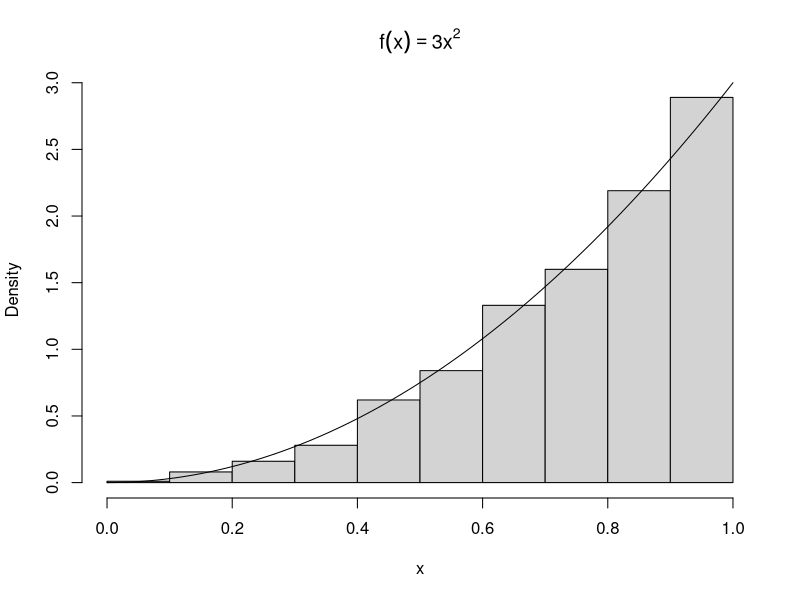
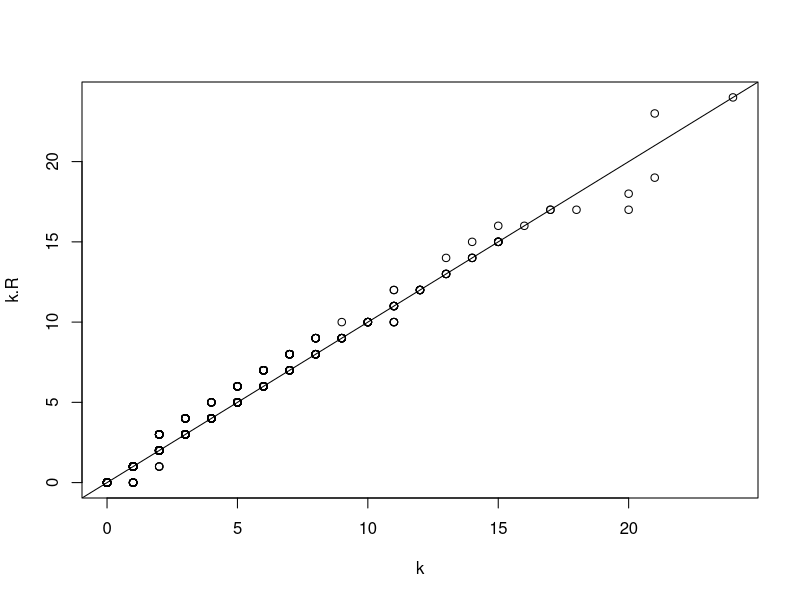
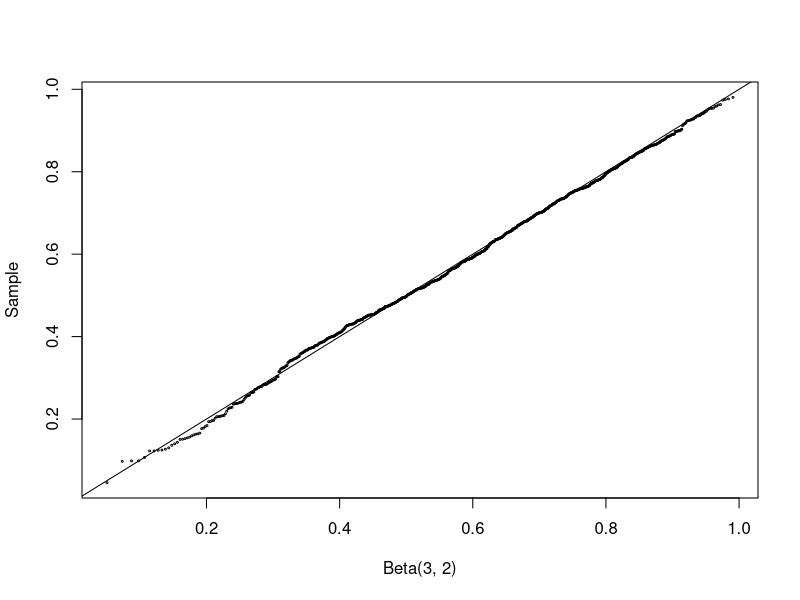
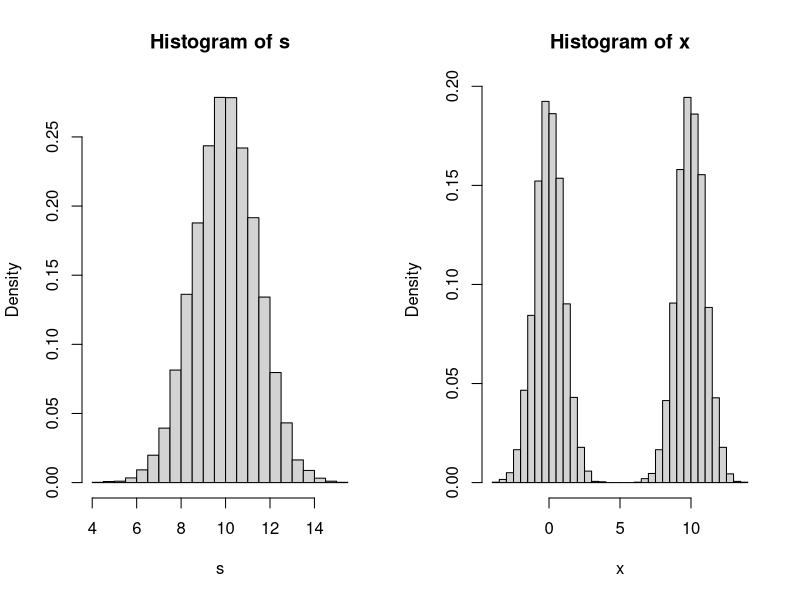
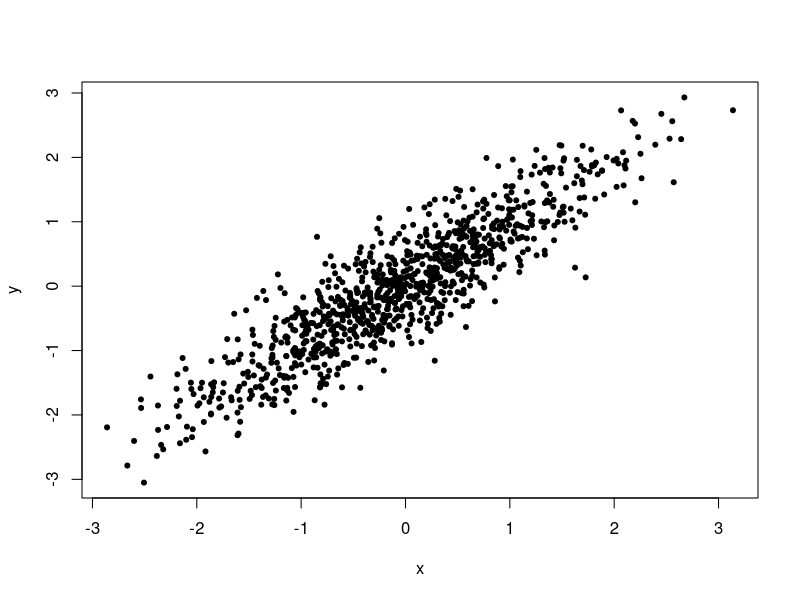

These charts were generated, in order, by the following R code:
#######################################################
###       Statistical Computing with R              ###        
###       Maria L. Rizzo                            ###
###                                                 ###
###       R code for Chapter 3                      ###
#######################################################

### Example 3.1

#toss some coins
sample(0:1, size = 10, replace = TRUE)

#choose some lottery numbers
sample(1:100, size = 6, replace = FALSE)

#permuation of letters a-z
sample(letters)

#sample from a multinomial distribution
x <- sample(1:3, size = 10000, replace = TRUE, prob = c(.2, .3, .5))
table(x)


### Example 3.2 (Inverse transform method, continuous case)

n <- 1000
u <- runif(n)
x <- u^(1/3)
hist(x, prob = TRUE, main = expression(f(x)==3*x^2)) #density histogram of sample
#hist(x, prob = TRUE, main = bquote(f(x)==3*x^2)) #density histogram of sample

y <- seq(0, 1, .01)
lines(y, 3*y^2)    #density curve f(x)


### Example 3.4 (Two point distribution)

n <- 100000
p <- 0.4
u <- runif(n)
x <- as.integer(u > 0.6)   #(u > 0.6) is a logical vector

mean(x) # p=0.4
var(x)  # p*(1-p)=0.24


y <- rbinom(n, 1, p)
mean(y)
var(y)

### Example 3.5 (Geometric distribution)

n <- 1000
p <- 0.25
u <- runif(n)
k <- ceiling(log(1-u) / log(1-p)) - 1

# more efficient
k <- floor(log(u) / log(1-p))

k.R = rgeom(n, prob = p)
qqplot(k, k.R)
abline(0,1)


### Example 3.7 (Acceptance-rejection method)

n <- 1000
k <- 0      #counter for accepted
j <- 0      #iterations
y <- numeric(n)

while (k < n) {
u <- runif(1)
j <- j + 1
x <- runif(1)  #random variate from g
if (x * (1-x) > u) {
    #we accept x
    k <- k + 1
    y[k] <- x
}
}

j

# change c to be 1.5
n <- 1000
k <- 0      #counter for accepted
j <- 0      #iterations
y <- numeric(n)

while (k < n) {
u <- runif(1)
j <- j + 1
x <- runif(1)  #random variate from g
if (4*x * (1-x) > u) {
#we accept x
k <- k + 1
y[k] <- x
}
}

j

#compare empirical and theoretical percentiles
p <- seq(.1, .9, .1)
Qhat <- quantile(y, p)   #quantiles of sample
Q <- qbeta(p, 2, 2)      #theoretical quantiles
# se <- sqrt(p * (1-p) / (n * dbeta(Q, 2, 2)^2)) #see Ch. 2
round(rbind(Qhat, Q), 3)


### Example 3.8 (Beta distribution)

n <- 1000
a <- 3
b <- 2
u <- rgamma(n, shape=a, rate=1)
v <- rgamma(n, shape=b, rate=1)
x <- u / (u + v)

q <- qbeta(ppoints(n), a, b)
qqplot(q, x, cex=0.25, xlab="Beta(3, 2)", ylab="Sample")
abline(0, 1)




### Example 3.10 (Chisquare)

n <- 1000
nu <- 2
X <- matrix(rnorm(n*nu), n, nu)^2 #matrix of sq. normals
#sum the squared normals across each row: 
#method 1
y <- rowSums(X)
#method 2
y <- apply(X, MARGIN=1, FUN=sum)  #a vector length n
mean(y)
var(y)

### Example (Convolutions and mixtures of normal dist)

n <- 10000
x1 <- rnorm(n, 0, 1)
x2 <- rnorm(n, 10, 1)
s <- x1 + x2              #the convolution
u <- runif(n)
k <- as.integer(u > 0.5)  #vector of 0's and 1's
x <- k * x1 + (1-k) * x2  #the mixture

par(mfcol=c(1,2))         #two graphs per page
hist(s, prob=TRUE, breaks = 30)
hist(x, prob=TRUE, breaks = 30)
par(mfcol=c(1,1))         #restore display



### Example 3.16 (Spectral decomposition method)

# mean and covariance parameters
mu <- c(0, 0)
Sigma <- matrix(c(1, .9, .9, 1), nrow = 2, ncol = 2)

rmvn.eigen <-
function(n, mu, Sigma) {
# generate n random vectors from MVN(mu, Sigma)
# dimension is inferred from mu and Sigma
d <- length(mu)
ev <- eigen(Sigma, symmetric = TRUE)
lambda <- ev$values
V <- ev$vectors
R <- V %*% diag(sqrt(lambda)) %*% t(V)
Z <- matrix(rnorm(n*d), nrow = n, ncol = d)
X <- Z %*% R + matrix(mu, n, d, byrow = TRUE)
X
}

# generate the sample
X <- rmvn.eigen(1000, mu, Sigma)

plot(X, xlab = "x", ylab = "y", pch = 20)
print(colMeans(X))
print(cor(X))


### Example 3.17 (SVD method)

rmvn.svd <-
function(n, mu, Sigma) {
# generate n random vectors from MVN(mu, Sigma)
# dimension is inferred from mu and Sigma
d <- length(mu)
S <- svd(Sigma)
R <- S$u %*% diag(sqrt(S$d)) %*% t(S$v) #sq. root Sigma
Z <- matrix(rnorm(n*d), nrow=n, ncol=d)
X <- Z %*% R + matrix(mu, n, d, byrow=TRUE)
X
}


### Example 3.18 (Choleski factorization method)

rmvn.Choleski <-
function(n, mu, Sigma) {
# generate n random vectors from MVN(mu, Sigma)
# dimension is inferred from mu and Sigma
d <- length(mu)
Q <- chol(Sigma) # Choleski factorization of Sigma
Z <- matrix(rnorm(n*d), nrow=n, ncol=d)
X <- Z %*% Q + matrix(mu, n, d, byrow=TRUE)
X
}
